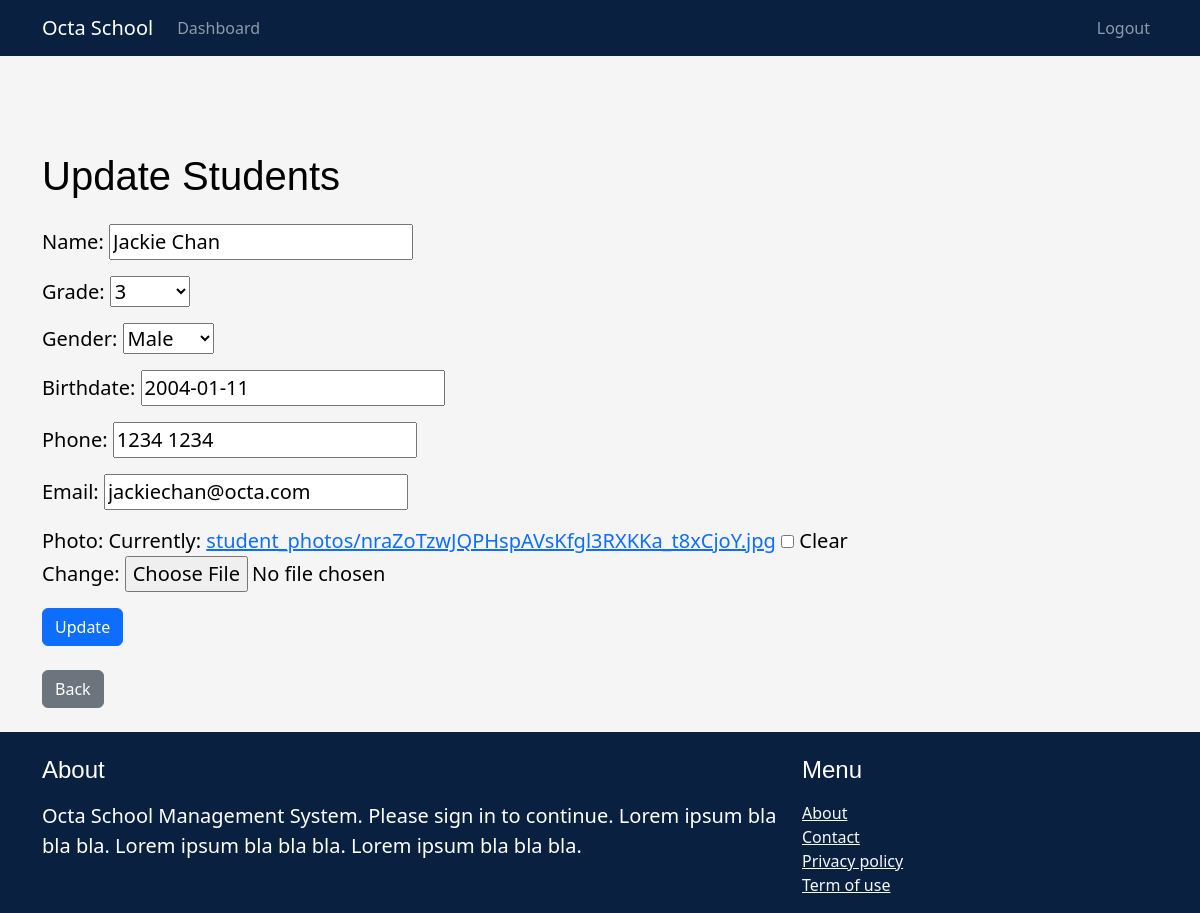
The app's page /student/updatestudent/1/ (signed in) with its own data.
### student/models.py (models this page shows, shortened)
class Student(models.Model):
    GENDER_CHOICES = (
        ('M', 'Male'),
        ('F', 'Female'),
        ('O', 'Other')
    )
    name = models.CharField(max_length=100, null=True)
    grade = models.PositiveIntegerField(choices=[(1, '1'), (2, '2'), (3, '3')], null=True)
    gender = models.CharField(max_length=1, choices=GENDER_CHOICES, null=True)
    birthdate = models.DateField(null=True)
    phone = models.CharField(max_length=20, null=True)
    email = models.EmailField(null=True)
    photo = models.ImageField(upload_to='student_photos', blank=True, null=True)
    courses = models.ManyToManyField('course.Course', through='course.CourseRegistration')

### student/views.py (the view)
# urls.py: path('updatestudent/<int:id>/', views.update_student_view2, name='update_student2'),
@login_required
def update_student_view2(request, id):
    student = Student.objects.get(id=id)
    if request.method == 'POST':
        form = UpdateDataForm(request.POST, request.FILES, instance=student)
        if form.is_valid():
            form.save()
        return redirect('update_student')
    else:
        form = UpdateDataForm(instance=student)
    return render(request, 'student/update2.html', {'form': form, 'student': student})

### student/forms.py
class UpdateDataForm(forms.ModelForm):
    class Meta:
        model = Student
        fields = ['name', 'grade', 'gender', 'birthdate', 'phone', 'email', 'photo']

### student/templates/student/update2.html (shortened to what this page needs)
{% extends 'main/base.html' %}
{% block content %}
    <div class="row">
      <div class="col-md">
        <h1 class="mt-5">Update Students</h1>
        {% if student %}
          <form method="post" enctype="multipart/form-data" class="mt-4">
            {{ form.as_p }}
            <button class="btn btn-primary" type="submit">Update</button>
          </form>
        {% else %}
          <p class="mt-4">Student not found.</p>
        {% endif %}
        <a href="{% url 'list_student' %}" class="mt-4 btn btn-secondary">Back</a>
      </div>
    </div>
{% endblock %}

### static/styles/main.css (style rules this page uses)
body { background-color: whitesmoke; color: #000000; }
h1, h2, h3, h4, h5, h6 { font-family: "Gill Sans", sans-serif; }
p { font-size: 20px; }

### records on screen
Student: name "Jackie Chan", grade "3", gender "Male", birthdate "2004-01-11", phone "1234 1234", email "jackiechan@octa.com"
